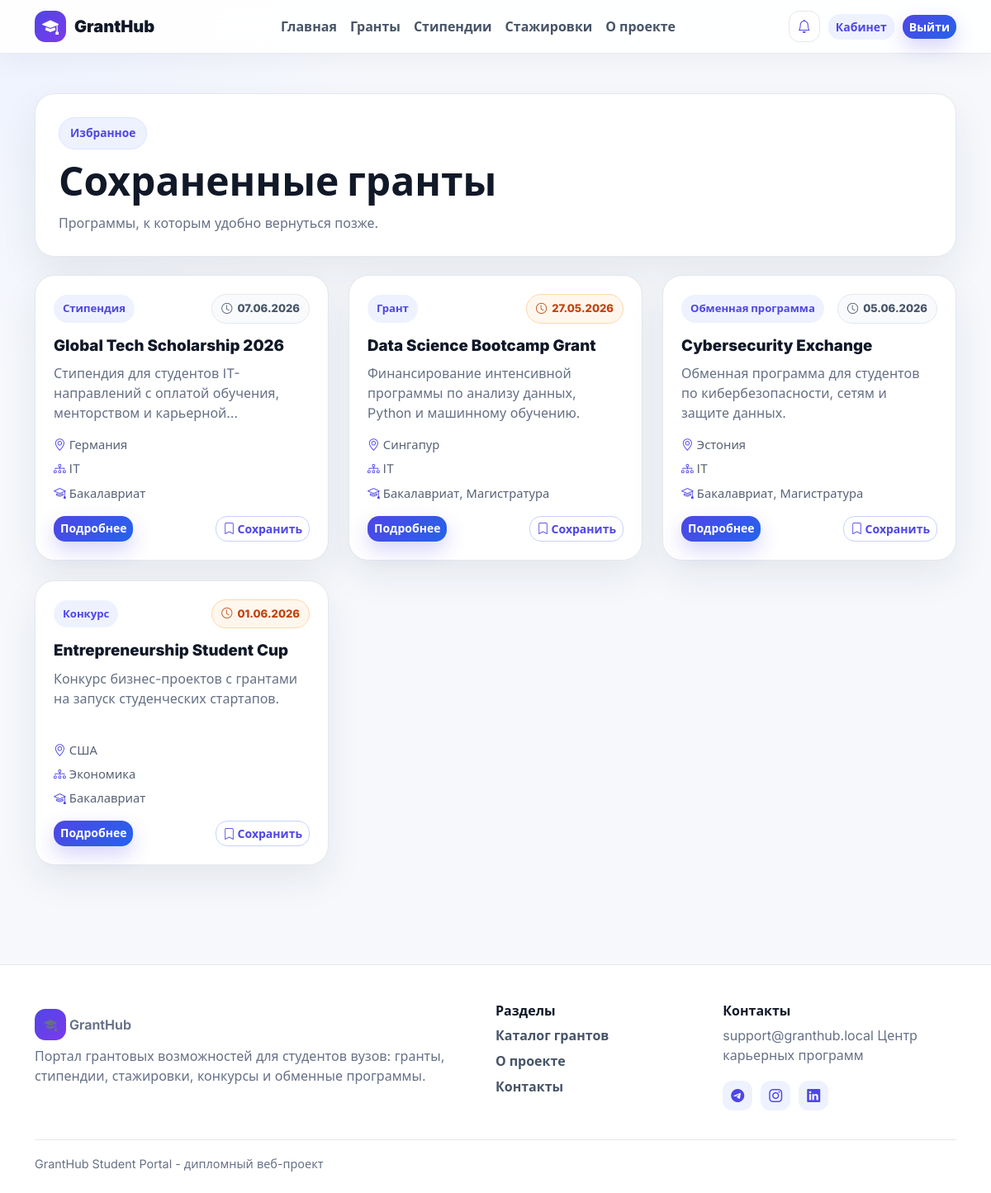
Page /saved-grants/ (signed in) on the committed database.
### portal/models.py (models this page shows, shortened)
class SavedGrant(models.Model):
    user = models.ForeignKey(User, on_delete=models.CASCADE, related_name='saved_grants')
    grant = models.ForeignKey(Grant, on_delete=models.CASCADE, related_name='saved_by')
    created_at = models.DateTimeField(auto_now_add=True)
    class Meta:
        verbose_name = 'Сохраненный грант'
        verbose_name_plural = 'Сохраненные гранты'
        unique_together = ('user', 'grant')

class Grant(models.Model):
    class OpportunityType(models.TextChoices):
        GRANT = 'grant', 'Грант'
        SCHOLARSHIP = 'scholarship', 'Стипендия'
        CONTEST = 'contest', 'Конкурс'
        INTERNSHIP = 'internship', 'Стажировка'
        EXCHANGE = 'exchange', 'Обменная программа'
    title = models.CharField('Название', max_length=220)
    description = models.TextField('Описание')
    organization = models.CharField('Организатор', max_length=180)
    country = models.CharField('Страна', max_length=100)
    category = models.ForeignKey(Category, verbose_name='Направление', on_delete=models.PROTECT)
    opportunity_type = models.CharField('Тип возможности', max_length=20, choices=OpportunityType.choices)
    education_level = models.CharField('Уровень образования', max_length=80)
    requirements = models.TextField('Требования')
    documents = models.TextField('Документы')
    deadline = models.DateField('Дедлайн')
    official_link = models.URLField('Официальная ссылка')
    created_by = models.ForeignKey(User, verbose_name='Автор', on_delete=models.SET_NULL, null=True, blank=True)
    created_at = models.DateTimeField('Создано', auto_now_add=True)
    class Meta:
        verbose_name = 'Грантовая возможность'
        verbose_name_plural = 'Грантовые возможности'
        ordering = ['deadline', 'title']
    @property
    def is_deadline_soon(self):
        delta = self.deadline - timezone.localdate()
        return 0 <= delta.days <= 14

class Category(models.Model):
    name = models.CharField('Название', max_length=120, unique=True)
    class Meta:
        verbose_name = 'Категория'
        verbose_name_plural = 'Категории'
        ordering = ['name']

### portal/views.py (the view)
# urls.py: path('saved-grants/', views.saved_grants, name='saved_grants'),
@login_required
def saved_grants(request):
    items = SavedGrant.objects.filter(user=request.user).select_related('grant', 'grant__category')
    return render(request, 'portal/saved_grants.html', {'items': items})

### portal/templates/portal/saved_grants.html (shortened to what this page needs)
{% extends 'portal/base.html' %}
{% block content %}
<div class="container py-4 py-lg-5">
  <div class="catalog-hero">
    <span class="section-kicker">Избранное</span>
    <h1>Сохраненные гранты</h1>
    <p>Программы, к которым удобно вернуться позже.</p>
  </div>
  <div class="row g-4">
    {% for item in items %}<div class="col-md-6 col-xl-4">{% with grant=item.grant %}{% include 'portal/grant_card.html' %}{% endwith %}</div>{% empty %}<div class="empty-state">Сохраненных грантов пока нет.</div>{% endfor %}
  </div>
</div>
{% endblock %}

### portal/templates/portal/grant_card.html (shortened to what this page needs)
<article class="grant-card h-100">
  <div class="grant-card-top">
    <span class="type-pill">{{ grant.get_opportunity_type_display }}</span>
    <span class="deadline-pill {% if grant.is_deadline_soon %}urgent{% endif %}">
      <i class="bi bi-clock"></i> {{ grant.deadline|date:"d.m.Y" }}
    </span>
  </div>
  <h3><a href="{% url 'grant_detail' grant.pk %}">{{ grant.title }}</a></h3>
  <p class="line-clamp">{{ grant.description }}</p>
  <div class="grant-meta">
    <span><i class="bi bi-geo-alt"></i> {{ grant.country }}</span>
    <span><i class="bi bi-diagram-3"></i> {{ grant.category.name }}</span>
    <span><i class="bi bi-mortarboard"></i> {{ grant.education_level }}</span>
  </div>
  <div class="grant-card-actions">
    <a href="{% url 'grant_detail' grant.pk %}" class="btn btn-primary btn-sm">Подробнее</a>
    {% if user.is_authenticated %}
      <form method="post" action="{% url 'save_grant' grant.pk %}">
        <button class="btn btn-outline-primary btn-sm" aria-label="Сохранить"><i class="bi bi-bookmark"></i> Сохранить</button>
      </form>
    {% else %}
      <a class="btn btn-outline-primary btn-sm" href="{% url 'login' %}"><i class="bi bi-bookmark"></i> Сохранить</a>
    {% endif %}
  </div>
</article>

### portal/static/portal/css/styles.css (style rules this page uses)
:root { --primary: #4f46e5; --primary-dark: #3730a3; --primary-soft: #eef2ff; --blue: #2563eb; --violet: #7c3aed; --ink: #111827; --muted: #667085; --line: #e5e7eb; --surface: #ffffff; --page: #f6f8fc; --warning: #f97316; --success: #16a34a; --danger: #dc2626; --shadow: 0 18px 45px rgba(31, 41, 55, .08); }
* { letter-spacing: 0; }
body { min-height: 100vh; background: radial-gradient(circle at top left, #eef2ff 0, transparent 28rem), var(--page); color: var(--ink); font-family: Inter, system-ui, -apple-system, BlinkMacSystemFont, "Segoe UI", sans-serif; }
a { color: var(--primary); text-decoration: none; }
.btn { border-radius: 14px; font-weight: 750; border-width: 1px; }
.btn-primary { background: linear-gradient(135deg, var(--primary), var(--blue)); border: 0; box-shadow: 0 10px 24px rgba(79, 70, 229, .24); }
.btn-outline-primary { border-color: #c7d2fe; color: var(--primary); background: #fff; }
.eyebrow, .section-kicker { display: inline-flex; align-items: center; gap: 7px; color: var(--primary); background: var(--primary-soft); border: 1px solid #dbe4ff; border-radius: 999px; padding: 8px 13px; font-weight: 800; font-size: .86rem; }
.grant-card, .content-panel, .side-panel, .auth-box, .popular-card, .filter-sidebar, .catalog-toolbar, .catalog-hero, .profile-hero, .admin-hero, .stat-card { background: var(--surface); border: 1px solid var(--line); border-radius: 24px; box-shadow: var(--shadow); }
.grant-card { padding: 22px; transition: transform .2s ease, box-shadow .2s ease; }
.grant-card-top { display: flex; justify-content: space-between; align-items: center; gap: 10px; margin-bottom: 16px; }
.type-pill, .deadline-pill { display: inline-flex; align-items: center; gap: 6px; border-radius: 999px; padding: 7px 11px; font-size: .82rem; font-weight: 800; }
.type-pill { background: var(--primary-soft); color: var(--primary); }
.deadline-pill { background: #f8fafc; color: #475467; border: 1px solid var(--line); }
.deadline-pill.urgent, .deadline-box.urgent { background: #fff7ed; color: #c2410c; border-color: #fed7aa; }
.grant-card h3 { font-size: 1.17rem; font-weight: 850; margin-bottom: 10px; }
.grant-card h3 a { color: var(--ink); }
.grant-card p { color: var(--muted); }
.line-clamp { display: -webkit-box; -webkit-line-clamp: 3; -webkit-box-orient: vertical; overflow: hidden; min-height: 72px; }
.grant-meta { display: grid; gap: 7px; color: #586174; font-size: .92rem; margin: 16px 0; }
.grant-meta i { color: var(--primary); }
.grant-card-actions { display: flex; justify-content: space-between; gap: 10px; flex-wrap: wrap; }
.catalog-hero { padding: 28px; margin-bottom: 22px; }
.catalog-hero h1, .profile-hero h1, .admin-hero h1, .detail-header h1 { font-size: clamp(2rem, 4vw, 3.8rem); font-weight: 900; margin: 10px 0; }
.catalog-hero p, .profile-hero p, .admin-hero p, .detail-header p { color: var(--muted); margin: 0; }

### rows in the picture
SavedGrant: grant.opportunity_type "Стипендия", grant.deadline "07.06.2026", grant "Global Tech Scholarship 2026", grant.description "Стипендия для студентов IT-направлений с оплатой обучения, менторством и…", grant.country "Германия", grant.category.name "IT", grant.education_level "Бакалавриат"
SavedGrant: grant.opportunity_type "Грант", grant.deadline "27.05.2026", grant "Data Science Bootcamp Grant", grant.description "Финансирование интенсивной программы по анализу данных, Python и машинному обучению.", grant.country "Сингапур", grant.category.name "IT", grant.education_level "Бакалавриат, Магистратура"
SavedGrant: grant.opportunity_type "Обменная программа", grant.deadline "05.06.2026", grant "Cybersecurity Exchange", grant.description "Обменная программа для студентов по кибербезопасности, сетям и защите данных.", grant.country "Эстония", grant.category.name "IT", grant.education_level "Бакалавриат, Магистратура"
SavedGrant: grant.opportunity_type "Конкурс", grant.deadline "01.06.2026", grant "Entrepreneurship Student Cup", grant.description "Конкурс бизнес-проектов с грантами на запуск студенческих стартапов.", grant.country "США", grant.category.name "Экономика", grant.education_level "Бакалавриат"
